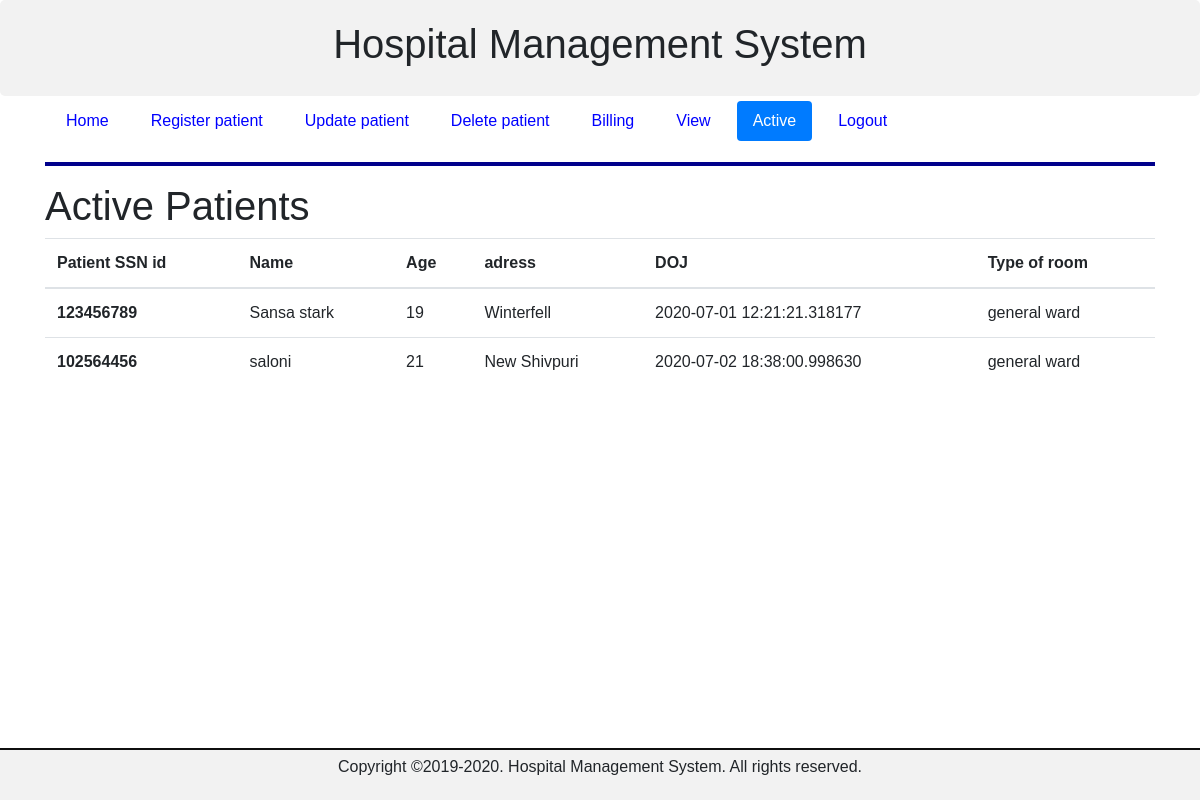
The app's page /active (signed in) with its own data.
### application/__init__.py (models this page shows)
class Patient(db.Model):
    __tablename__='Patients'
    patient_id=db.Column(db.Integer,primary_key=True,autoincrement=True,nullable=False)
    patient_ssn_id=db.Column(db.Integer,unique=True)
    patient_name=db.Column(db.String)
    patient_age=db.Column(db.Integer)
    doa=db.Column(db.DateTime)
    beds=db.Column(db.String)
    address=db.Column(db.String)
    state=db.Column(db.String)
    city=db.Column(db.String)
    status=db.Column(db.String)

### application/routes.py (the view)
@app.route("/active",methods=["GET","POST"])
@login_required
def active():
    if current_user.designation == "Desk_executive":
        patients=Patient.query.filter_by(status='active' or 'Active').all()
        return render_template('active.html',patients=patients,active=True)
    else:
        flash("Not authorised","danger")
        return redirect('/index')

### application/__init__.py (called while the page is built)
@login_manager.user_loader
def load_user(id):
    return User.query.get(int(id))

### application/templates/active.html
{% extends "layouts.html" %}
{% block content %}
<div class="align-text-top">
    <h1>Active Patients</h1>
  </div>
<table class="table">
    <thead>
        <tr>
          <th scope="col">Patient SSN id</th>
          <th scope="col">Name </th>
          <th scope="col">Age </th>
          <th scope="col">adress</th>
          <th scope="col">DOJ </th>
          <th scope="col">Type of room</th>
        </tr>
      </thead>
      <tbody>
        {% for patient in patients %}
      <tr>
        <th scope="row">{{ patient.patient_ssn_id }}</th>
        <td>{{  patient.patient_name }}</td>
        <td>{{ patient.patient_age }}</td>
        <td>{{ patient.address}}</td>
        <td>{{ patient.doa}}</td>
        <td>{{ patient.beds}}</td>
      </tr>
      {% endfor %}
      </tbody>
</table>
{% endblock content %}

### application/templates/layouts.html (shortened to what this page needs)
<!DOCTYPE html>
<html>
<head>
    <link rel="stylesheet" href="https://maxcdn.bootstrapcdn.com/bootstrap/4.0.0/css/bootstrap.min.css"
>
    <link rel="stylesheet" href=".{{ url_for('static',filename='css/main1.css')}}"/>
</head>
<body>
<div class="container-fluid text-center top-container">
    <h1>Hospital Management System</h1>
</div>
<div class="container">
{% include "includes/nav.html" %}
{% block content %}
{% endblock %}
</div>
{% include "includes/footer.html" %}
</body>
</html>

### application/templates/includes/nav.html (shortened to what this page needs)
    <header>
        <nav>
            <ul class="nav nav-pills">
                <li class="nav-item"><a href="{{ url_for('index') }}" class="nav-link {% if index %}active{% endif %}">Home</a></li>
                {% if current_user.designation == "Desk_executive" %}
                <li class="nav-item"><a href="{{ url_for('register') }}" class="nav-link {% if register %}active{% endif %}">Register patient</a></li>
                <li class="nav-item"><a href="{{ url_for('update') }}" class="nav-link {% if update %}active{% endif %}">Update patient</a></li>
                <li class="nav-item"><a href="{{ url_for('delete') }}" class="nav-link {% if delete %}active{% endif %}">Delete patient</a></li>
                <li class="nav-item"><a href="{{ url_for('billing') }}" class="nav-link {% if billing %}active{% endif %}">Billing</a></li>
                <li class="nav-item"><a href="{{ url_for('viewing') }}" class="nav-link {% if viewing %}active{% endif %}">View</a></li>
                <li class="nav-item"><a href="{{ url_for('active') }}" class="nav-link {% if active %}active{% endif %}">Active</a></li>
                {% endif %}
                {% if current_user.is_authenticated %}
                <li class="nav-item"><a href="{{ url_for('logout') }}" class="nav-link {% if logout %}active{% endif %} ">Logout</a></li>
                {% else %}
                <li class="nav-item"><a href="{{ url_for('login') }}" class="nav-link {% if login %}active{% endif %}">Login</a></li>
                {% endif %}
            </ul>
        </nav>
        <hr style="clear:both">
    </header>

### application/templates/includes/footer.html
<div class="container-fluid text-center bottom-container">
    <footer>
        <p>Copyright &copy;2019-2020. Hospital Management System. All rights reserved.</p>
    </footer>
</div>

### application/static/css/main1.css (style rules this page uses)
* { box-sizing: border-box; }
*:before, *:after { box-sizing: border-box; }
html, body { font-family: Arial, Helvetica, sans-serif; height: 100%; position: relative; margin:0px; }
header { text-align: center; }
li { display: inline; padding: 5px; }
a { text-decoration: none; color: blue; }
hr { width: 100%; height:4px; margin-left: auto; margin-right: auto; background-color: darkblue; border: 0 none; }
.top-container { border-radius: 5px; background-color: #f2f2f2; padding: 20px; }
.bottom-container { background: #f2f2f2; padding:5px; border-top:2px solid #0f0f0f; position: fixed; bottom:0; }

### records on screen
Patient: patient_ssn_id "123456789", patient_name "Sansa stark", patient_age "19", address "Winterfell", doa "2020-07-01 12:21:21.318177", beds "general ward"
Patient: patient_ssn_id "102564456", patient_name "saloni", patient_age "21", address "New Shivpuri", doa "2020-07-02 18:38:00.998630", beds "general ward"
